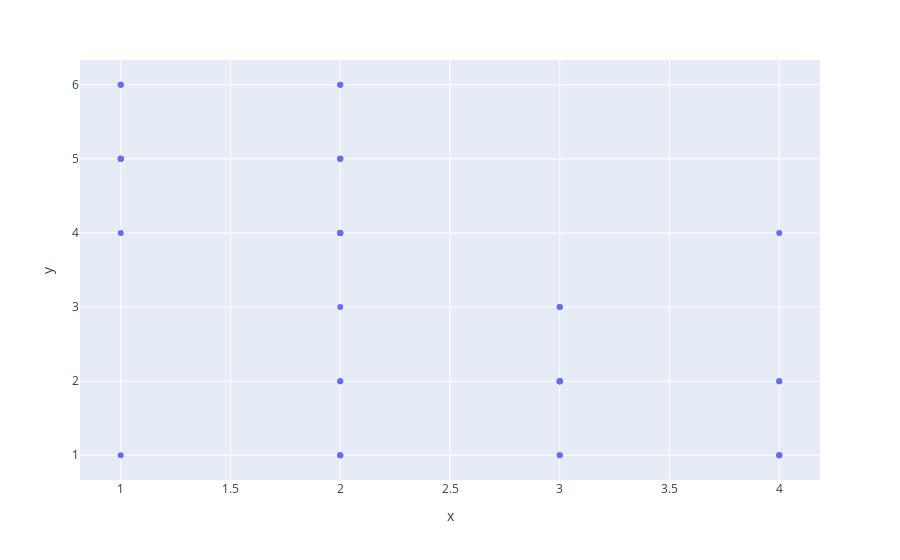

Source (notebook cell):
### Code cell
fig = px.scatter(x=df['x'], y=df['y'])
fig.show()

### Figure 1 — Plotly figure (JSON) as saved in the notebook; plotly's stock layout.template omitted (floating-point values rounded to 4 significant figures)
{"data": [{"hovertemplate": "x=%{x}<br>y=%{y}<extra></extra>", "legendgroup": "", "marker": {"color": "#636efa", "symbol": "circle"}, "mode": "markers", "name": "", "orientation": "v", "showlegend": false, "type": "scatter", "x": [1, 3, 2, 3, 2, 2, 3, 1, 2, 3, 2, 3, 1, 2, 3, 4, 1, 2, 2, 2, 2, 3, 4, 1, 2, 3, 4, 1, 4, 3, 2, 1, 4, 2, 4, 3, 1, 3, 2, 2], "xaxis": "x", "y": [6, 2, 4, 1, 4, 1, 3, 5, 2, 2, 5, 2, 6, 6, 2, 2, 5, 5, 1, 1, 4, 2, 1, 5, 4, 2, 1, 5, 4, 3, 2, 1, 1, 6, 2, 1, 4, 2, 3, 5], "yaxis": "y"}], "layout": {"legend": {"tracegroupgap": 0}, "margin": {"t": 60}, "xaxis": {"anchor": "y", "domain": [0, 1], "title": {"text": "x"}}, "yaxis": {"anchor": "x", "domain": [0, 1], "title": {"text": "y"}}}}
